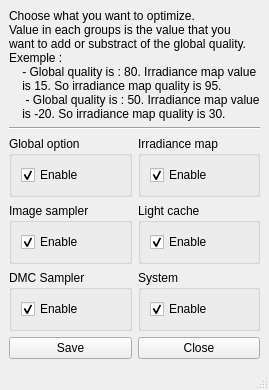
<?xml version="1.0" encoding="UTF-8"?>
<ui version="4.0">
 <class>deexVrayFastOptimizationChooserWindows</class>
 <widget class="QMainWindow" name="deexVrayFastOptimizationChooserWindows">
  <property name="geometry">
   <rect>
    <x>0</x>
    <y>0</y>
    <width>269</width>
    <height>356</height>
   </rect>
  </property>
  <property name="windowTitle">
   <string>Deex Vray Fast OptimizationChooser</string>
  </property>
  <widget class="QWidget" name="centralwidget">
   <layout class="QVBoxLayout" name="verticalLayout">
    <item>
     <widget class="QLabel" name="label">
      <property name="text">
       <string>Choose what you want to optimize.
Value in each groups is the value that you
want to add or substract of the global quality.
Exemple :
    - Global quality is : 80. Irradiance map value
    is 15. So irradiance map quality is 95.
     - Global quality is : 50. Irradiance map value
    is -20. So irradiance map quality is 30.</string>
      </property>
      <property name="scaledContents">
       <bool>false</bool>
      </property>
      <property name="wordWrap">
       <bool>true</bool>
      </property>
     </widget>
    </item>
    <item>
     <widget class="Line" name="line">
      <property name="orientation">
       <enum>Qt::Horizontal</enum>
      </property>
     </widget>
    </item>
    <item>
     <layout class="QGridLayout" name="gridLayout">
      <item row="0" column="0">
       <widget class="QGroupBox" name="OptimizationChooserGlobalOption">
        <property name="title">
         <string>Global option</string>
        </property>
        <property name="checkable">
         <bool>false</bool>
        </property>
        <property name="checked">
         <bool>false</bool>
        </property>
        <layout class="QVBoxLayout" name="OptimizationChooserverticalLayout_2">
         <item>
          <widget class="QCheckBox" name="OptimizationChooserGlobalOption_CB">
           <property name="text">
            <string>Enable</string>
           </property>
           <property name="checked">
            <bool>true</bool>
           </property>
          </widget>
         </item>
        </layout>
       </widget>
      </item>
      <item row="0" column="1">
       <widget class="QGroupBox" name="OptimizationChooserIrradianceMap">
        <property name="title">
         <string>Irradiance map</string>
        </property>
        <property name="checkable">
         <bool>false</bool>
        </property>
        <property name="checked">
         <bool>false</bool>
        </property>
        <layout class="QVBoxLayout" name="OptimizationChooserverticalLayout_3">
         <item>
          <widget class="QCheckBox" name="OptimizationChooserIrradianceMap_CB">
           <property name="text">
            <string>Enable</string>
           </property>
           <property name="checked">
            <bool>true</bool>
           </property>
          </widget>
         </item>
        </layout>
       </widget>
      </item>
      <item row="1" column="0">
       <widget class="QGroupBox" name="OptimizationChooserImageSampler">
        <property name="title">
         <string>Image sampler</string>
        </property>
        <property name="checkable">
         <bool>false</bool>
        </property>
        <layout class="QVBoxLayout" name="OptimizationChooserverticalLayout_4">
         <item>
          <widget class="QCheckBox" name="OptimizationChooserImageSampler_CB">
           <property name="text">
            <string>Enable</string>
           </property>
           <property name="checked">
            <bool>true</bool>
           </property>
          </widget>
         </item>
        </layout>
       </widget>
      </item>
      <item row="1" column="1">
       <widget class="QGroupBox" name="OptimizationChooserLightCache">
        <property name="title">
         <string>Light cache</string>
        </property>
        <property name="checkable">
         <bool>false</bool>
        </property>
        <layout class="QVBoxLayout" name="OptimizationChooserverticalLayout_5">
         <item>
          <widget class="QCheckBox" name="OptimizationChooserLightCache_CB">
           <property name="text">
            <string>Enable</string>
           </property>
           <property name="checked">
            <bool>true</bool>
           </property>
          </widget>
         </item>
        </layout>
       </widget>
      </item>
      <item row="2" column="0">
       <widget class="QGroupBox" name="OptimizationChooserDMCSampler">
        <property name="title">
         <string>DMC Sampler</string>
        </property>
        <property name="checkable">
         <bool>false</bool>
        </property>
        <layout class="QVBoxLayout" name="OptimizationChooserverticalLayout_6">
         <item>
          <widget class="QCheckBox" name="OptimizationChooserDMCSampler_CB">
           <property name="text">
            <string>Enable</string>
           </property>
           <property name="checked">
            <bool>true</bool>
           </property>
          </widget>
         </item>
        </layout>
       </widget>
      </item>
      <item row="2" column="1">
       <widget class="QGroupBox" name="OptimizationChooserSystem">
        <property name="title">
         <string>System</string>
        </property>
        <property name="checkable">
         <bool>false</bool>
        </property>
        <layout class="QVBoxLayout" name="OptimizationChooserverticalLayout_7">
         <item>
          <widget class="QCheckBox" name="OptimizationChooserSystem_CB">
           <property name="text">
            <string>Enable</string>
           </property>
           <property name="checked">
            <bool>true</bool>
           </property>
          </widget>
         </item>
        </layout>
       </widget>
      </item>
     </layout>
    </item>
    <item>
     <layout class="QHBoxLayout" name="horizontalLayout">
      <item>
       <widget class="QPushButton" name="OptimizationChooserSave_PB">
        <property name="text">
         <string>Save</string>
        </property>
       </widget>
      </item>
      <item>
       <widget class="QPushButton" name="pushButton_2">
        <property name="maximumSize">
         <size>
          <width>16777215</width>
          <height>16777215</height>
         </size>
        </property>
        <property name="text">
         <string>Close</string>
        </property>
       </widget>
      </item>
     </layout>
    </item>
   </layout>
  </widget>
  <widget class="QMenuBar" name="menubar">
   <property name="geometry">
    <rect>
     <x>0</x>
     <y>0</y>
     <width>269</width>
     <height>21</height>
    </rect>
   </property>
  </widget>
  <widget class="QStatusBar" name="statusbar"/>
 </widget>
 <resources/>
 <connections>
  <connection>
   <sender>pushButton_2</sender>
   <signal>clicked(bool)</signal>
   <receiver>deexVrayFastOptimizationChooserWindows</receiver>
   <slot>close()</slot>
   <hints>
    <hint type="sourcelabel">
     <x>184</x>
     <y>268</y>
    </hint>
    <hint type="destinationlabel">
     <x>216</x>
     <y>285</y>
    </hint>
   </hints>
  </connection>
 </connections>
</ui>
